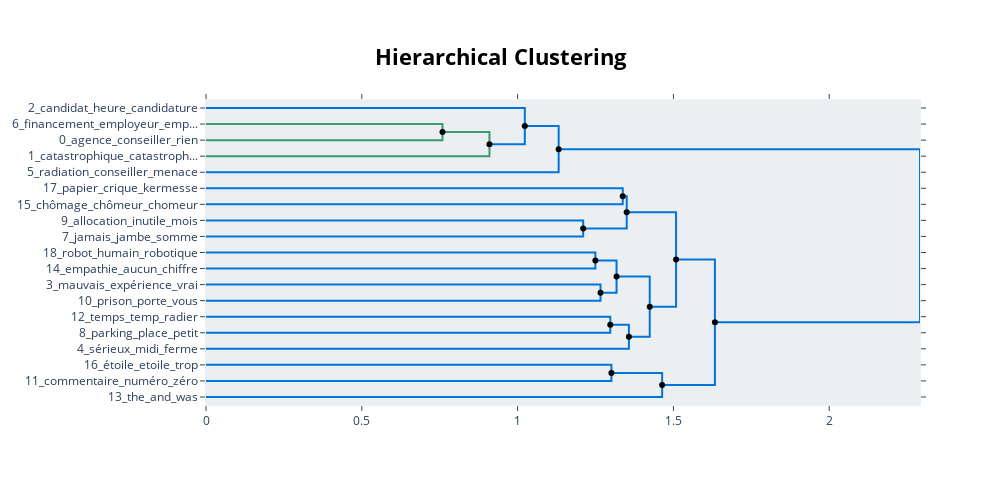

The notebook cell saved with this chart:
### Code cell
hierarchical_topics = topic_model.hierarchical_topics(data['cleaned_text'])
topic_model.visualize_hierarchy(hierarchical_topics=hierarchical_topics)

### Figure 1 — Plotly figure (JSON) as saved in the notebook; plotly's stock layout.template omitted (floating-point values rounded to 4 significant figures)
{"data": [{"hoverinfo": "text", "marker": {"color": "rgb(61,153,112)"}, "mode": "lines", "text": ["robot_humain_robotique_travail_gouvernement", "", "", "empathie_aucun_chiffre_compassion_conseiller"], "type": "scatter", "x": [0, 0.7589, 0.7589, 0], "xaxis": "x", "y": [-15, -15, -25, -25], "yaxis": "y"}, {"hoverinfo": "text", "marker": {"color": "rgb(61,153,112)"}, "mode": "lines", "text": ["agence_conseiller_rien_emploi_pôle", "", "", "financement_employeur_emploi_formation_pôle"], "type": "scatter", "x": [0.7589, 0.9097, 0.9097, 0], "xaxis": "x", "y": [-20, -20, -35, -35], "yaxis": "y"}, {"hoverinfo": "text", "marker": {"color": "rgb(0,116,217)"}, "mode": "lines", "text": ["catastrophique_catastrophe_aucun_conseiller_agence", "", "", "agence_conseiller_emploi_rien_pôle"], "type": "scatter", "x": [0, 1.023, 1.023, 0.9097], "xaxis": "x", "y": [-5, -5, -27.5, -27.5], "yaxis": "y"}, {"hoverinfo": "text", "marker": {"color": "rgb(0,116,217)"}, "mode": "lines", "text": ["agence_conseiller_emploi_rien_pôle", "", "", "candidat_heure_candidature_plaque_impression"], "type": "scatter", "x": [1.023, 1.132, 1.132, 0], "xaxis": "x", "y": [-16.25, -16.25, -45, -45], "yaxis": "y"}, {"hoverinfo": "text", "marker": {"color": "rgb(0,116,217)"}, "mode": "lines", "text": ["radiation_conseiller_menace_rendez_lettre", "", "", "agence_conseiller_emploi_rien_pôle"], "type": "scatter", "x": [0, 1.337, 1.337, 0], "xaxis": "x", "y": [-55, -55, -65, -65], "yaxis": "y"}, {"hoverinfo": "text", "marker": {"color": "rgb(0,116,217)"}, "mode": "lines", "text": ["agence_conseiller_emploi_rien_pôle", "", "", "mauvais_expérience_vrai_vraiment_désagréable"], "type": "scatter", "x": [0, 1.21, 1.21, 0], "xaxis": "x", "y": [-75, -75, -85, -85], "yaxis": "y"}, {"hoverinfo": "text", "marker": {"color": "rgb(0,116,217)"}, "mode": "lines", "text": ["empathie_robot_humain_aucun_conseiller", "", "", "agence_conseiller_emploi_rien_pôle"], "type": "scatter", "x": [1.337, 1.35, 1.35, 1.21], "xaxis": "x", "y": [-60, -60, -80, -80], "yaxis": "y"}, {"hoverinfo": "text", "marker": {"color": "rgb(0,116,217)"}, "mode": "lines", "text": ["commentaire_numéro_zéro_zero_numero", "", "", "étoile_etoile_trop_sai_dommage"], "type": "scatter", "x": [0, 1.25, 1.25, 0], "xaxis": "x", "y": [-95, -95, -105, -105], "yaxis": "y"}, {"hoverinfo": "text", "marker": {"color": "rgb(0,116,217)"}, "mode": "lines", "text": ["prison_porte_vous_rendez_plomb", "", "", "temps_temp_radier_degré_10min"], "type": "scatter", "x": [0, 1.266, 1.266, 0], "xaxis": "x", "y": [-115, -115, -125, -125], "yaxis": "y"}, {"hoverinfo": "text", "marker": {"color": "rgb(0,116,217)"}, "mode": "lines", "text": ["prison_temps_porte_rendez_vous", "", "", "parking_place_petit_retard_accès"], "type": "scatter", "x": [1.25, 1.318, 1.318, 1.266], "xaxis": "x", "y": [-100, -100, -120, -120], "yaxis": "y"}, {"hoverinfo": "text", "marker": {"color": "rgb(0,116,217)"}, "mode": "lines", "text": ["sérieux_midi_ferme_incroyable_fermé", "", "", "parking_place_temps_prison_porte"], "type": "scatter", "x": [0, 1.297, 1.297, 0], "xaxis": "x", "y": [-135, -135, -145, -145], "yaxis": "y"}, {"hoverinfo": "text", "marker": {"color": "rgb(0,116,217)"}, "mode": "lines", "text": ["parking_place_temps_prison_sérieux", "", "", "the_and_was_they_she"], "type": "scatter", "x": [1.297, 1.357, 1.357, 0], "xaxis": "x", "y": [-140, -140, -155, -155], "yaxis": "y"}, {"hoverinfo": "text", "marker": {"color": "rgb(0,116,217)"}, "mode": "lines", "text": ["étoile_commentaire_numéro_zero_etoile", "", "", "parking_the_and_was_they"], "type": "scatter", "x": [1.318, 1.424, 1.424, 1.357], "xaxis": "x", "y": [-110, -110, -147.5, -147.5], "yaxis": "y"}, {"hoverinfo": "text", "marker": {"color": "rgb(0,116,217)"}, "mode": "lines", "text": ["jamais_jambe_somme_dossier_boulot", "", "", "allocation_inutile_mois_efficace_part"], "type": "scatter", "x": [1.35, 1.508, 1.508, 1.424], "xaxis": "x", "y": [-70, -70, -128.8, -128.8], "yaxis": "y"}, {"hoverinfo": "text", "marker": {"color": "rgb(0,116,217)"}, "mode": "lines", "text": ["papier_crique_kermesse_énormément_triste", "", "", "jamais_allocation_inutile_part_jambe"], "type": "scatter", "x": [0, 1.301, 1.301, 0], "xaxis": "x", "y": [-165, -165, -175, -175], "yaxis": "y"}, {"hoverinfo": "text", "marker": {"color": "rgb(0,116,217)"}, "mode": "lines", "text": ["jamais_papier_allocation_inutile_mois", "", "", "chômage_chômeur_chomeur_chomage_royalement"], "type": "scatter", "x": [1.301, 1.464, 1.464, 0], "xaxis": "x", "y": [-170, -170, -185, -185], "yaxis": "y"}, {"hoverinfo": "text", "marker": {"color": "rgb(0,116,217)"}, "mode": "lines", "text": ["parking_the_and_was_they", "", "", "jamais_papier_chômage_allocation_inutile"], "type": "scatter", "x": [1.508, 1.633, 1.633, 1.464], "xaxis": "x", "y": [-99.38, -99.38, -177.5, -177.5], "yaxis": "y"}, {"hoverinfo": "text", "marker": {"color": "rgb(0,116,217)"}, "mode": "lines", "text": ["agence_conseiller_emploi_rien_pôle", "", "", "parking_the_jamais_and_was"], "type": "scatter", "x": [1.132, 2.291, 2.291, 1.633], "xaxis": "x", "y": [-30.62, -30.62, -138.4, -138.4], "yaxis": "y"}, {"hoverinfo": "text", "hovertext": ["agence_conseiller_rien_emploi_pôle", "agence_conseiller_emploi_rien_pôle", "empathie_robot_humain_aucun_conseiller", "prison_temps_porte_rendez_vous", "parking_place_temps_prison_sérieux", "étoile_commentaire_numéro_zero_etoile", "jamais_jambe_somme_dossier_boulot", "jamais_papier_allocation_inutile_mois", "parking_the_and_was_they", "agence_conseiller_emploi_rien_pôle"], "marker": {"color": "black"}, "mode": "markers", "showlegend": false, "type": "scatter", "x": [0.7589, 1.023, 1.337, 1.25, 1.297, 1.318, 1.35, 1.301, 1.508, 1.132], "y": [-20, -16.25, -60, -100, -140, -110, -70, -170, -99.38, -30.62]}, {"hoverinfo": "text", "hovertext": ["agence_conseiller_emploi_rien_pôle", "agence_conseiller_emploi_rien_pôle", "parking_place_petit_retard_accès", "parking_the_and_was_they", "allocation_inutile_mois_efficace_part", "jamais_papier_chômage_allocation_inutile", "parking_the_jamais_and_was"], "marker": {"color": "black"}, "mode": "markers", "showlegend": false, "type": "scatter", "x": [0.9097, 1.21, 1.266, 1.357, 1.424, 1.464, 1.633], "y": [-27.5, -80, -120, -147.5, -128.8, -177.5, -138.4]}], "layout": {"autosize": false, "height": 485, "hoverlabel": {"bgcolor": "white", "font": {"family": "Rockwell", "size": 16}}, "hovermode": "closest", "plot_bgcolor": "#ECEFF1", "showlegend": false, "title": {"font": {"color": "Black", "size": 22}, "text": "<b>Hierarchical Clustering</b>", "x": 0.5, "xanchor": "center", "yanchor": "top"}, "width": 1000, "xaxis": {"mirror": "allticks", "rangemode": "tozero", "showgrid": false, "showline": true, "showticklabels": true, "ticks": "outside", "type": "linear", "zeroline": false}, "yaxis": {"mirror": "allticks", "range": [-190, 0], "rangemode": "tozero", "showgrid": false, "showline": true, "showticklabels": true, "tickmode": "array", "ticks": "outside", "ticktext": ["2_candidat_heure_candidature", "6_financement_employeur_emp...", "0_agence_conseiller_rien", "1_catastrophique_catastroph...", "5_radiation_conseiller_menace", "17_papier_crique_kermesse", "15_chômage_chômeur_chomeur", "9_allocation_inutile_mois", "7_jamais_jambe_somme", "18_robot_humain_robotique", "14_empathie_aucun_chiffre", "3_mauvais_expérience_vrai", "10_prison_porte_vous", "12_temps_temp_radier", "8_parking_place_petit", "4_sérieux_midi_ferme", "16_étoile_etoile_trop", "11_commentaire_numéro_zéro", "13_the_and_was"], "tickvals": [-5, -15, -25, -35, -45, -55, -65, -75, -85, -95, -105, -115, -125, -135, -145, -155, -165, -175, -185], "type": "linear", "zeroline": false}}}
